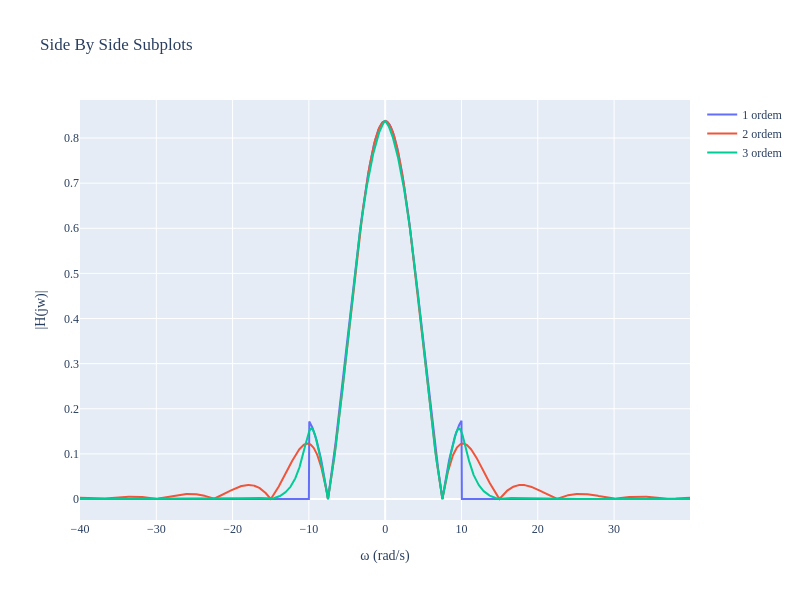

The notebook cell saved with this chart:
### Code cell
import plotly.graph_objects as go
from plotly.subplots import make_subplots
import plotly.express as px
fig = make_subplots(rows=1, cols=1,column_widths=[40])
list_plot = []

for i in range(0,len(Habs_vector)):

    fig.add_trace(go.Scatter(
        x=w,
        y=Habs_vector[i],
        mode= 'lines',
        visible=True,
        #hovertemplate=f"<br>Ordem ={i+1}<br>" +"</b> </b>|H(jw)|=</b> %{y}<br> ",
        hovertemplate="</b> </b>|H(jw)|=</b> %{y:.4f}<br> ",
        name= str(i+1) + " ordem" ,
    ),
        row=1, col=1)


fig.update_layout ( 
    hovermode = 'x unified', 
    hoversort="value descending",
    hoverdistance = 2,
    #hovermode = 'x unified',
    font_family= "Computer Modern Math Italic",
    xaxis_title_text="\u03C9 (rad/s)",  # Add label for x-axis in 1st subplot
    yaxis_title_text="|H(jw)|",
    
    ),
fig.update_layout(
    hoverlabel=dict(
        font_weight= 5,
        font_size=12,
        font_family= "Computer Modern Math Italic",
        
    ),    
)

fig.update_layout(height=600, width=800, title_text="Side By Side Subplots")
fig.show()

### Figure 1 — Plotly figure (JSON) as saved in the notebook; plotly's stock layout.template omitted (floating-point values rounded to 4 significant figures; data arrays with more than 128 entries replaced by an {"elided": "..."} marker saying what was removed)
{"data": [{"hovertemplate": "</b> </b>|H(jw)|=</b> %{y:.4f}<br> ", "mode": "lines", "name": "1 ordem", "type": "scatter", "visible": true, "x": {"elided": "1600 float values"}, "xaxis": "x", "y": {"elided": "1600 float values"}, "yaxis": "y"}, {"hovertemplate": "</b> </b>|H(jw)|=</b> %{y:.4f}<br> ", "mode": "lines", "name": "2 ordem", "type": "scatter", "visible": true, "x": {"elided": "1600 float values"}, "xaxis": "x", "y": {"elided": "1600 float values"}, "yaxis": "y"}, {"hovertemplate": "</b> </b>|H(jw)|=</b> %{y:.4f}<br> ", "mode": "lines", "name": "3 ordem", "type": "scatter", "visible": true, "x": {"elided": "1600 float values"}, "xaxis": "x", "y": {"elided": "1600 float values"}, "yaxis": "y"}], "layout": {"font": {"family": "Computer Modern Math Italic"}, "height": 600, "hoverdistance": 2, "hoverlabel": {"font": {"family": "Computer Modern Math Italic", "size": 12, "weight": 5}}, "hovermode": "x unified", "hoversort": "value descending", "title": {"text": "Side By Side Subplots"}, "width": 800, "xaxis": {"anchor": "y", "domain": [0, 1], "title": {"text": "ω (rad/s)"}}, "yaxis": {"anchor": "x", "domain": [0, 1], "title": {"text": "|H(jw)|"}}}}
